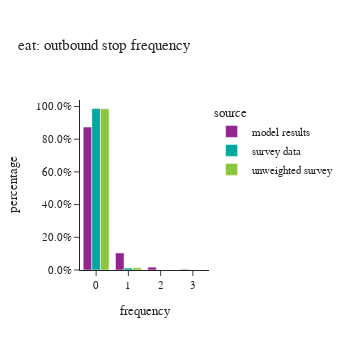
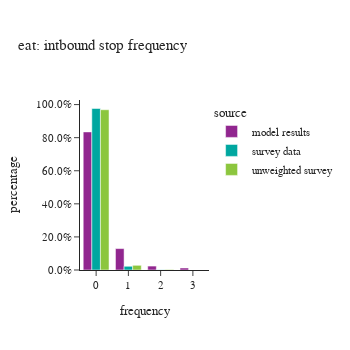

The notebook cell these images were saved under, in order:
### Code cell
#| layout: [[1,1], [1]]
plot_stop_frequency(df_plot, "eat")

### Figure 1 — Plotly figure (JSON) as saved in the notebook; plotly's stock layout.template omitted (floating-point values rounded to 4 significant figures)
{"data": [{"alignmentgroup": "True", "hovertemplate": "source=model results<br>frequency=%{x}<br>percentage=%{y}<extra></extra>", "legendgroup": "model results", "marker": {"color": "#91268F", "pattern": {"shape": ""}}, "name": "model results", "offsetgroup": "model results", "orientation": "v", "showlegend": true, "textposition": "auto", "type": "bar", "x": ["0", "1", "2", "3"], "xaxis": "x", "y": [0.8742, 0.1043, 0.01749, 0.003968], "yaxis": "y"}, {"alignmentgroup": "True", "hovertemplate": "source=survey data<br>frequency=%{x}<br>percentage=%{y}<extra></extra>", "legendgroup": "survey data", "marker": {"color": "#00A7A0", "pattern": {"shape": ""}}, "name": "survey data", "offsetgroup": "survey data", "orientation": "v", "showlegend": true, "textposition": "auto", "type": "bar", "x": ["0", "1"], "xaxis": "x", "y": [0.9877, 0.01231], "yaxis": "y"}, {"alignmentgroup": "True", "hovertemplate": "source=unweighted survey<br>frequency=%{x}<br>percentage=%{y}<extra></extra>", "legendgroup": "unweighted survey", "marker": {"color": "#8CC63E", "pattern": {"shape": ""}}, "name": "unweighted survey", "offsetgroup": "unweighted survey", "orientation": "v", "showlegend": true, "textposition": "auto", "type": "bar", "x": ["0", "1"], "xaxis": "x", "y": [0.9858, 0.01416], "yaxis": "y"}], "layout": {"barmode": "group", "height": 350, "legend": {"title": {"text": "source"}, "tracegroupgap": 0}, "title": {"text": "eat: outbound stop frequency"}, "width": 350, "xaxis": {"anchor": "y", "domain": [0.0, 1.0], "title": {"text": "frequency"}}, "yaxis": {"anchor": "x", "domain": [0.0, 1.0], "tickformat": ".1%", "title": {"text": "percentage"}}}}

### Figure 2 — Plotly figure (JSON) as saved in the notebook; plotly's stock layout.template omitted (floating-point values rounded to 4 significant figures)
{"data": [{"alignmentgroup": "True", "hovertemplate": "source=model results<br>frequency=%{x}<br>percentage=%{y}<extra></extra>", "legendgroup": "model results", "marker": {"color": "#91268F", "pattern": {"shape": ""}}, "name": "model results", "offsetgroup": "model results", "orientation": "v", "showlegend": true, "textposition": "auto", "type": "bar", "x": ["0", "1", "2", "3"], "xaxis": "x", "y": [0.8348, 0.1294, 0.02376, 0.01203], "yaxis": "y"}, {"alignmentgroup": "True", "hovertemplate": "source=survey data<br>frequency=%{x}<br>percentage=%{y}<extra></extra>", "legendgroup": "survey data", "marker": {"color": "#00A7A0", "pattern": {"shape": ""}}, "name": "survey data", "offsetgroup": "survey data", "orientation": "v", "showlegend": true, "textposition": "auto", "type": "bar", "x": ["0", "1", "2"], "xaxis": "x", "y": [0.9763, 0.0225, 0.001173], "yaxis": "y"}, {"alignmentgroup": "True", "hovertemplate": "source=unweighted survey<br>frequency=%{x}<br>percentage=%{y}<extra></extra>", "legendgroup": "unweighted survey", "marker": {"color": "#8CC63E", "pattern": {"shape": ""}}, "name": "unweighted survey", "offsetgroup": "unweighted survey", "orientation": "v", "showlegend": true, "textposition": "auto", "type": "bar", "x": ["0", "1", "2"], "xaxis": "x", "y": [0.9688, 0.02833, 0.002833], "yaxis": "y"}], "layout": {"barmode": "group", "height": 350, "legend": {"title": {"text": "source"}, "tracegroupgap": 0}, "title": {"text": "eat: intbound stop frequency"}, "width": 350, "xaxis": {"anchor": "y", "domain": [0.0, 1.0], "title": {"text": "frequency"}}, "yaxis": {"anchor": "x", "domain": [0.0, 1.0], "tickformat": ".1%", "title": {"text": "percentage"}}}}
